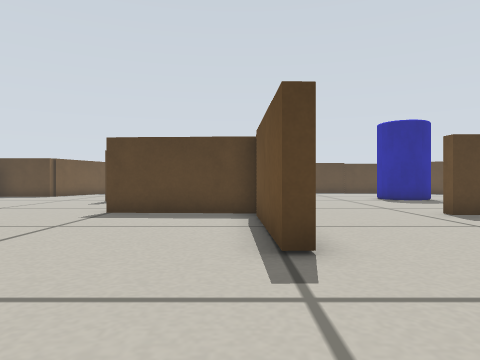
[1] (above)

21 first-person views from a walk through a world built for the Gazebo simulator. The camera is 0.22 m above the floor, looks level and sees 70° across. The floor is counted in squares, 0.25 m on a side. Each view is taken from the middle of a square. On the plan, view 1 faces up. The plan holds only what a view shows up to about 12 squares ahead; the rest is blank. The place goes on beyond the plan.

[2]
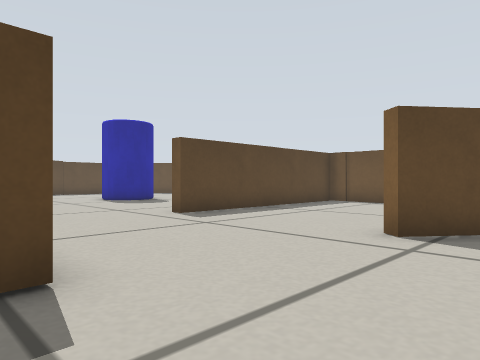

[3]
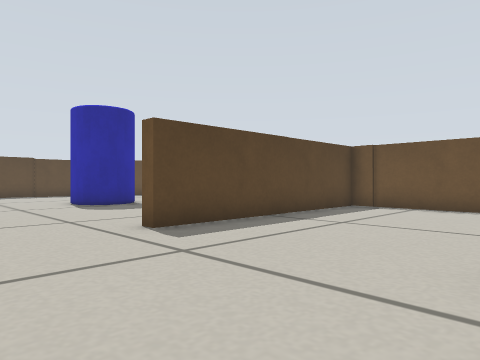

[4]
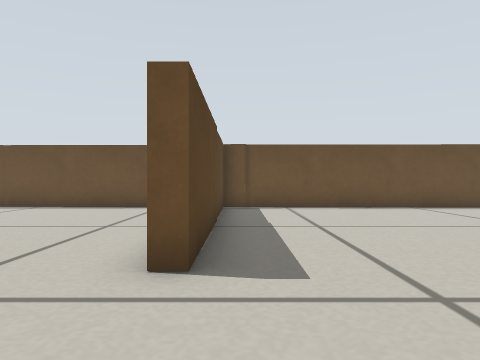

[5]
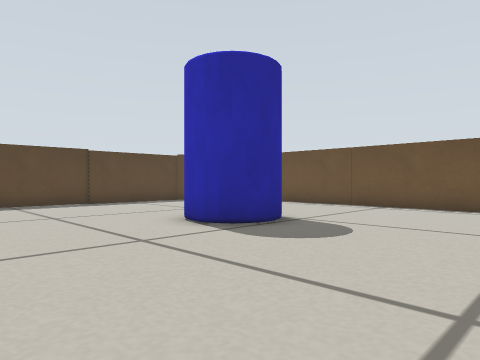

[6]
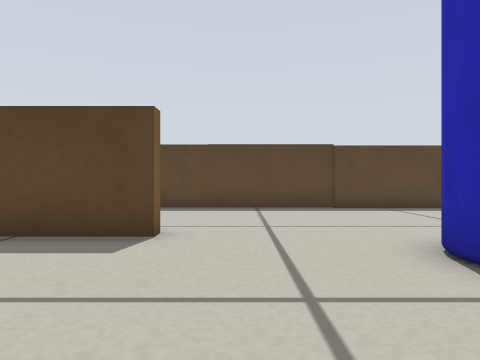

[7]
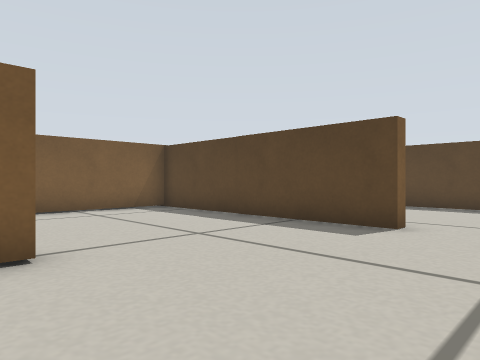

[8]
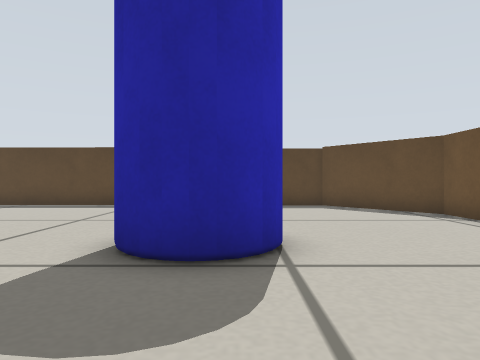

[9]
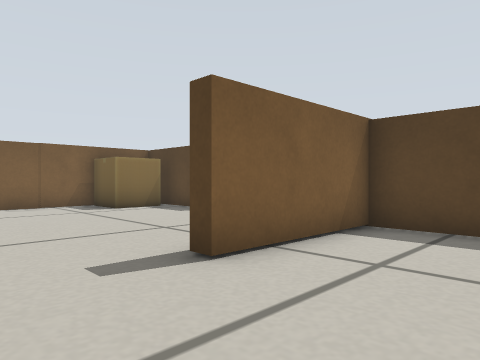

[10]
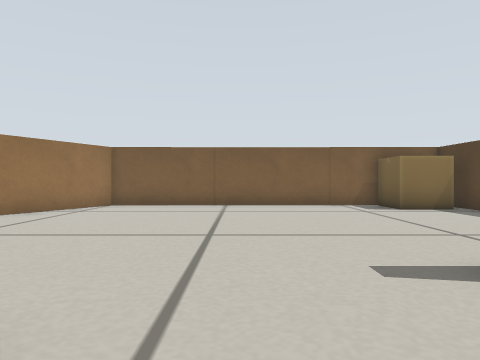

[11]
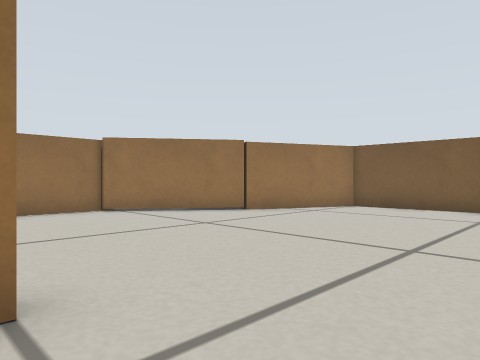

[12]
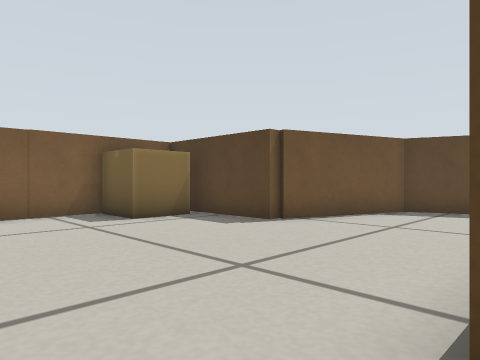

[13]
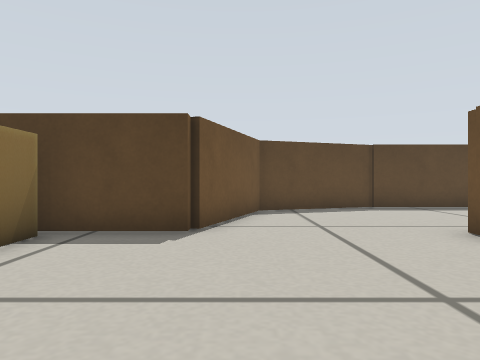

[14]
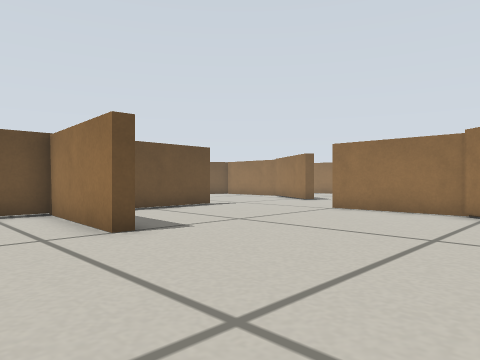

[15]
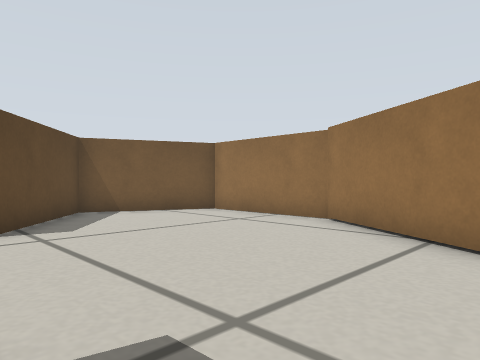

[16]
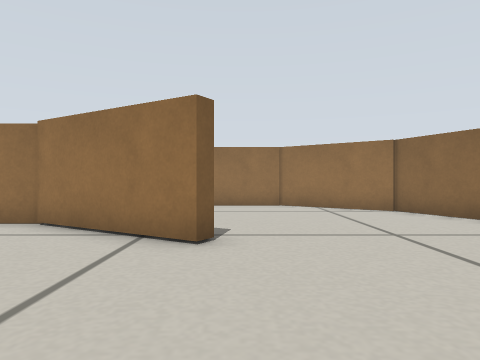

[17]
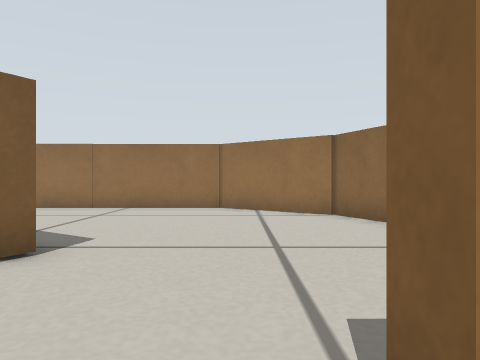

[18]
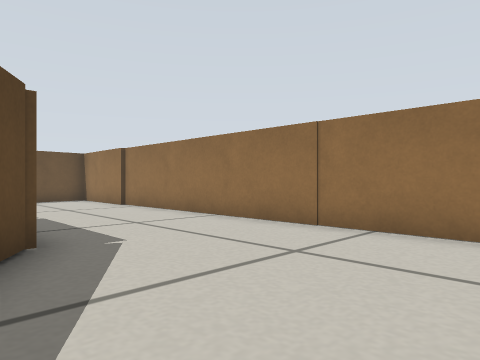

[19]
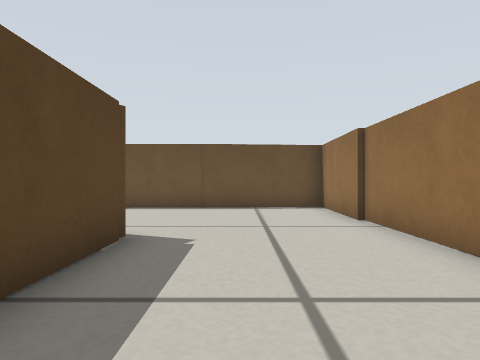

[20]
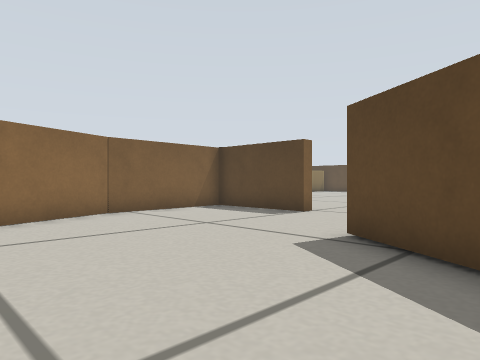

[21]
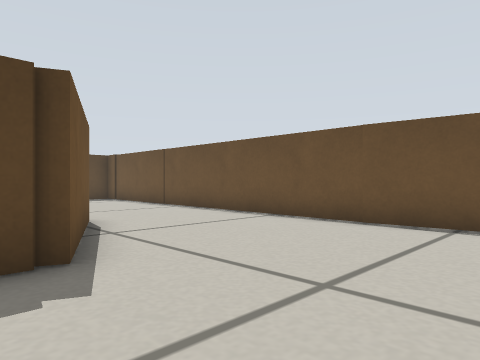

### Floor plan
Points are (right, up) in squares from view 1. A wall is a line through its corners. A room is listed if a view was taken in it or the views show most of it. See-through windows are left out.
Room 1 (views 1, 2, 3, 4, 5, 6, 7, 8, 9, 10, 11, 12, 13, 14, 15, 16, 17, 18, 19, 20, 21)
walls: (0.4, 8.9) (-3.6, 9.1) (-3.5, 9.5) (0.4, 9.3) (0.5, 10.4); (0.9, 4) (0.3, 4) (0.4, 7.9); (0.9, 12.1) (0.9, 11.6); (2.7, 17.8) (2.7, 17.3) (-4.8, 17.3) (-4.9, 13.4) (-5.4, 13.4); (8.9, 0.4) (7.3, -3.2) (6.9, -3.1) (8.5, 0.6) (5.4, 3) (5.7, 3.3); (-7.1, 2.3) (-3.5, 2.3) (-3.5, 2) (-7, 2) (-6.8, -2.2) (-5.4, -5.5) (-2.5, -7.7) (13.1, -7.7) (12.7, -3.8); (2.9, -3.2) (-0.6, -1) (-0.4, -0.7) (3.2, -2.9) (7, -2.9); (13, 10.9) (13.1, 15.9); (7, -3.3) (4.4, -3.3); (-10.3, 4.9) (-6.9, 2.5); (13.2, 18.3) (13.2, 19.7) (10.7, 22.9) (-0.4, 22.9); (-1.6, 22.9) (-4.8, 22.9); (-9.9, 18.2) (-9.9, 17.8) (-13, 17.8); (12.8, -3.8) (13, 8.5) (5.3, 8.5) (5.3, 9); (-4.6, 23.1) (-8.4, 21.8) (-9.8, 17.8); (-14, 15.9) (-13.8, 6.6) (-10.3, 5)
objects: cardboard box (-13, 16) to (-12, 17); other object (6, 15) to (8, 16)

Positions as (right, up) in squares from view 1, and headings:
1: (0, 0), facing up
2: (0, 1), facing up-right
3: (2, 3), facing up-right
4: (2, 8), facing right
5: (2, 10), facing up-right
6: (4, 12), facing up
7: (5, 11), facing up-left
8: (8, 11), facing up
9: (-2, 11), facing up-left
10: (-2, 11), facing left
11: (-3, 12), facing down-left
12: (-5, 12), facing up-left
13: (-9, 12), facing up
14: (-9, 12), facing down-right
15: (-1, 4), facing down-right
16: (-1, 4), facing down
17: (-3, 3), facing down
18: (-2, -2), facing down-right
19: (2, -5), facing right
20: (2, -6), facing up-left
21: (6, -7), facing up-right
